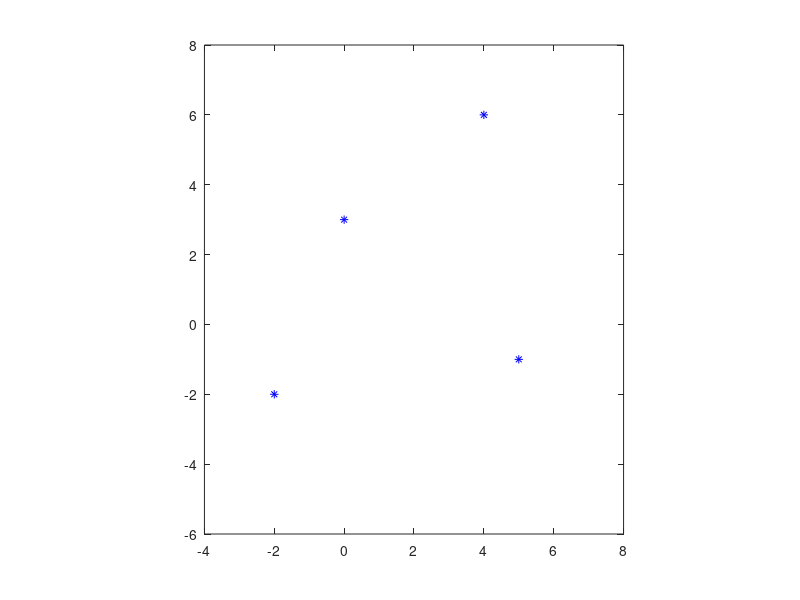

Here is the MATLAB script that generated this plot: (Note: this script raises an error after producing the figure.)
clear
px = [-2 0  4 5];
py = [-2 3 6 -1];
plot(px, py, 'b*');
axis([-4 8 -6 8]); axis equal; hold on;
t0 = -1; t1=1; t2=2;t3=4;

syms a3 a2 a1 a0
eq = [a3 * t0^3 + a2 * t0^2 + a1 * t0 + a0 ==px(1), ...
      a3 * t1^3 + a2 * t1^2 + a1 * t1 + a0 ==px(2), ...
      a3 * t2^3 + a2 * t2^2 + a1 * t2 + a0 ==px(3), ...
      a3 * t3^3 + a2 * t3^2 + a1 * t3 + a0 ==px(4) ];
m = solve(eq, [a3 a2 a1 a0]);
syms t
x(t) = m.a3 * t^3 + m.a2 * t^2 + m.a1 * t+ m.a0

syms b3 b2 b1 b0
eq = [b3 * t0^3 + b2 * t0^2 + b1 * t0 + b0 ==py(1), ...
      b3 * t1^3 + b2 * t1^2 + b1 * t1 + b0 ==py(2), ...
      b3 * t2^3 + b2 * t2^2 + b1 * t2 + b0 ==py(3), ...
      b3 * t3^3 + b2 * t3^2 + b1 * t3 + b0 ==py(4) ];
m = solve(eq, [b3 b2 b1 b0]);
y(t) = m.b3 * t^3 + m.b2 * t^2 + m.b1 * t+ m.b0
fplot (x, y, [t0 t3])